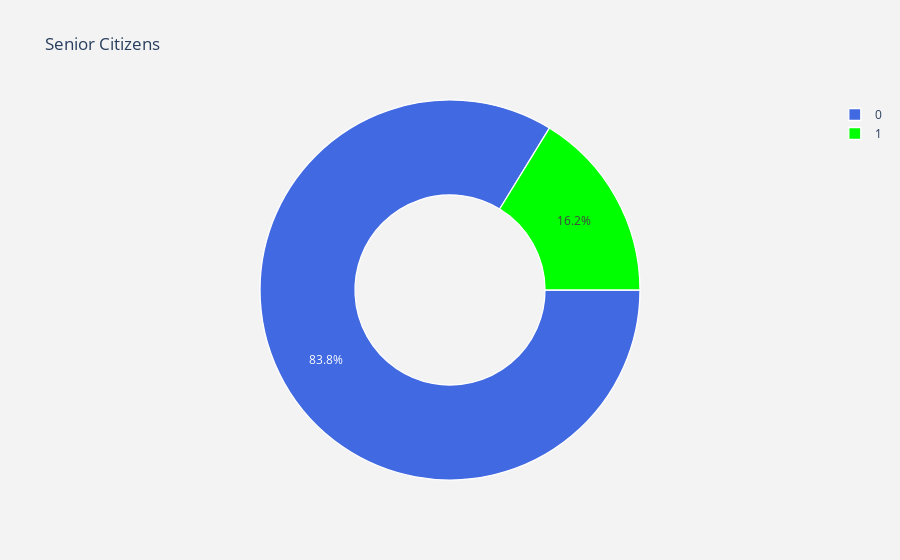

Write notebook code for a chart like this one.
### Code cell
#labels
lab = df["SeniorCitizen"].value_counts().keys().tolist()
#values
val = df["SeniorCitizen"].value_counts().values.tolist()

trace = go.Pie(labels = lab ,
               values = val ,
               marker = dict(colors =  [ 'royalblue' ,'lime'],
                             line = dict(color = "white",
                                         width =  1.3)
                            ),
               rotation = 90,
               hoverinfo = "label+value+text",
               hole = .5
              )
layout = go.Layout(dict(title = "Senior Citizens",
                        plot_bgcolor  = "rgb(243,243,243)",
                        paper_bgcolor = "rgb(243,243,243)",
                       )
                  )

data = [trace]
fig = go.Figure(data = data,layout = layout)
py.iplot(fig)

### Figure 1 — Plotly figure (JSON) as saved in the notebook; plotly's stock layout.template omitted (floating-point values rounded to 4 significant figures)
{"data": [{"hole": 0.5, "hoverinfo": "label+value+text", "labels": [0, 1], "marker": {"colors": ["royalblue", "lime"], "line": {"color": "white", "width": 1.3}}, "rotation": 90, "type": "pie", "values": [5890, 1142]}], "layout": {"paper_bgcolor": "rgb(243,243,243)", "plot_bgcolor": "rgb(243,243,243)", "title": {"text": "Senior Citizens"}}}
